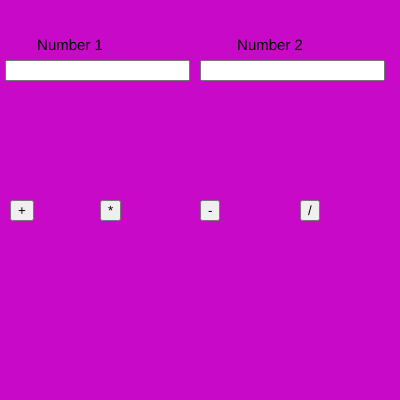
Frame 1 (no input)
Frame 60 (no input): identical to frame 1, image omitted
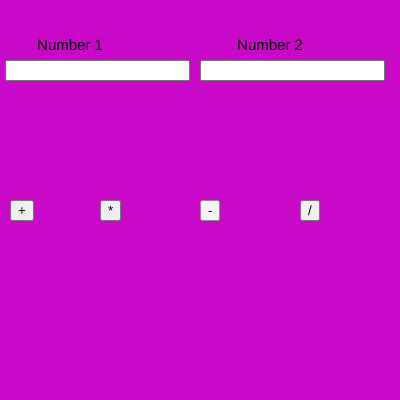
Frame 120 (the mouse pressed at the canvas centre since frame 60)

The p5.js sketch that drew these frames (run headless with seeded random() and noise() and a simulated clock; from frame 60 on, the mouse is pressed at the canvas centre):

// p5.js sketch
// ── sketch.js
var n1,n2;
var b1,b2,b3,b4;

function setup() {
  
  createCanvas(400, 400);
  
  num1 = createInput();
  num1.position(5, 60);
  
  num2 = createInput();
  num2.position(200, 60);
  
  b1 = createButton("+");
  b1.position(10, 200);
  b1.mousePressed(add);
  
  b2 = createButton("*");
  b2.position(100, 200);
  b2.mousePressed(mul);
  
  b3 = createButton("-");
  b3.position(200, 200);
  b3.mousePressed(sub);
  
  b4 = createButton("/");
  b4.position(300, 200);
  b4.mousePressed(div);
  
  textAlign(CENTER);
  textSize(15);
}

function draw() {
  background(200,10,200)
  text("Number 1",70,50)
  text("Number 2",270,50)
n1=parseInt(num1.value());
n2=parseInt(num2.value());

}
function add(){
  console.log(n1+n2)
}
function mul(){
  console.log(n1*n2);
}
function sub(){
  console.log(n1-n2);
}
function div(){
  console.log(n1/n2);
}
